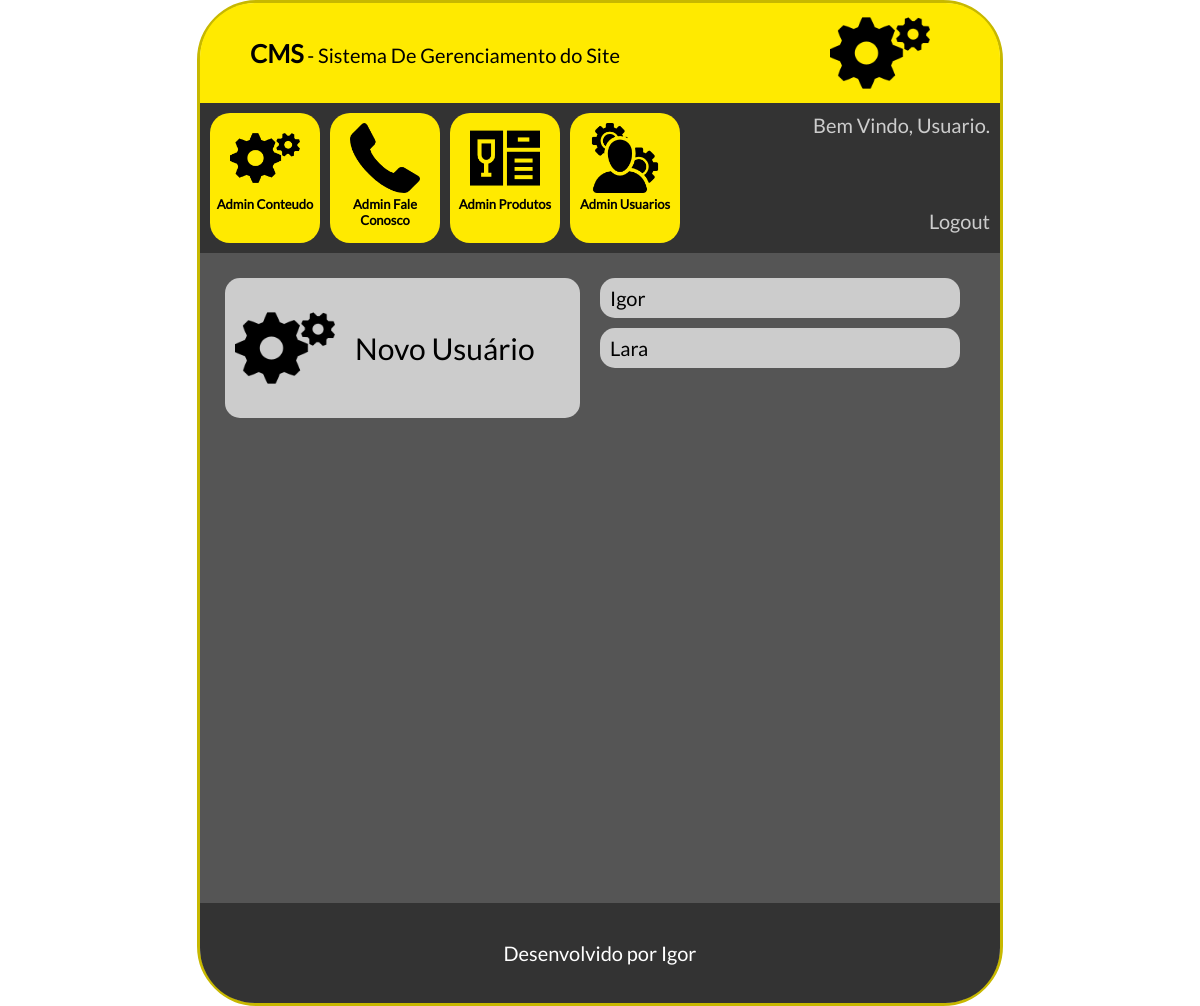
The page /cms/adminusuario.php on the database as committed earlier.
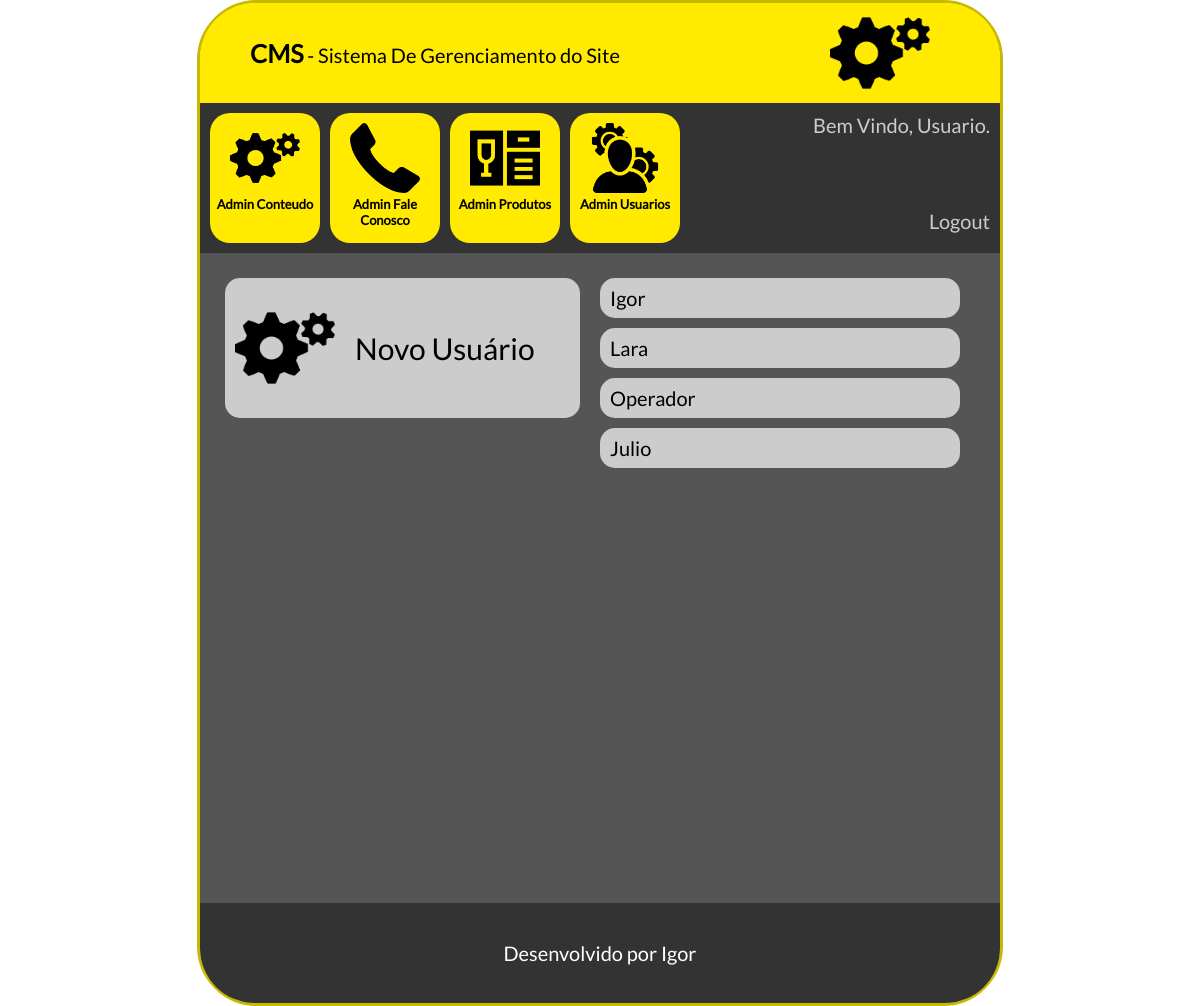
The same page on the database as committed later.
### tables this page shows
CREATE TABLE `tbl_usuarios` (
  `id` int(11) NOT NULL AUTO_INCREMENT,
  `nome` varchar(100) NOT NULL,
  `senha` varchar(100) NOT NULL,
  `id_nivel` int(11) NOT NULL,
  `ativo` int(11) NOT NULL,
  PRIMARY KEY (`id`),
  UNIQUE KEY `nome_UNIQUE` (`nome`),
  KEY `fk_usuarios_niveis_idx` (`id_nivel`),
  CONSTRAINT `fk_usuarios_niveis` FOREIGN KEY (`id_nivel`) REFERENCES `tbl_niveis` (`id`) ON DELETE NO ACTION ON UPDATE NO ACTION
);

### cms/conexao.php (called while the page is built)
<?php
    function conexaoDb(){
        $host = "localhost";
        $database = "db_banca";
        $user = "root";
        $password = "bcd127";
        if(!$conexao = mysqli_connect($host,$user,$password,$database)){
            echo('Erro na conexão com o Banco de Dados');
        }
        return $conexao;
    }
?>

### cms/db.php (called while the page is built, shortened)
<?php
    include_once "conexao.php";
    function selectUsuariosBanco(){
        $sql = "SELECT * from tbl_usuarios";
        return mysqli_query(conexaoDb(), $sql);
    }
?>

### cms/adminusuario.php (the view, shortened to what this page needs)
<?php
    include_once "db.php";
    $select = selectUsuariosBanco();
?>
<!doctype html>
<html lang="pt-br">
	<head>
        <link rel="stylesheet" type="text/css" href="css/style.css">
	</head>
	<body>
        <main id="caixaPrincipal">
            <div id="caixaLogo">
                <span class="textoGrande">CMS</span> - Sistema De Gerenciamento do Site
                <div id="logo"><img src="icones/config.png"></div>
            </div>
            <div id="caixaOpcoes">
                <a href="index.php">
                    <div class="caixaItem">
                        <img src="icones/config.png"><br>
                        Admin Conteudo
                    </div>
                </a>
                <a href="faleconosco.php">
                    <div class="caixaItem">
                        <img src="icones/contato.png"><br>
                        Admin Fale Conosco
                    </div>
                </a>
                <a href="produtos.php">
                    <div class="caixaItem">
                        <img src="icones/produtos.png"><br>
                        Admin Produtos
                    </div>
                </a>
                <a href="usuarios.php">
                    <div class="caixaItem">
                        <img src="icones/admin.png"><br>
                        Admin Usuarios
                    </div>
                </a>
                <div id="caixaUsuario">
                    Bem Vindo, Usuario.<br><br><br><br>
                    Logout
                </div>
            </div>
            <div id="caixaConteudo">
                <div class=colunaConteudo>
                    <a href="cadastrarusuario.php">
                        <div class="caixaOpcao">
                            <div class="imagemOpcao"><img src="icones/config.png"></div>
                             Novo Usuário
                        </div>
                    </a>
                </div>
                <div class=colunaConteudoContatoNivel>
                    <?php
                    while($rsUsuarios = mysqli_fetch_array($select)){
                    ?>
                        <div class="usuarioNivel">
                             <?php echo($rsUsuarios['nome'])?>
                        </div>
                    <?php } ?>
                </div>
            </div>
            <footer id="rodape">
                Desenvolvido por Igor
            </footer>
        </main>
    </body>
</html>

Rows that differ between the two databases and show on the page:
added tbl_usuarios: nome "Operador"
added tbl_usuarios: nome "Julio"
